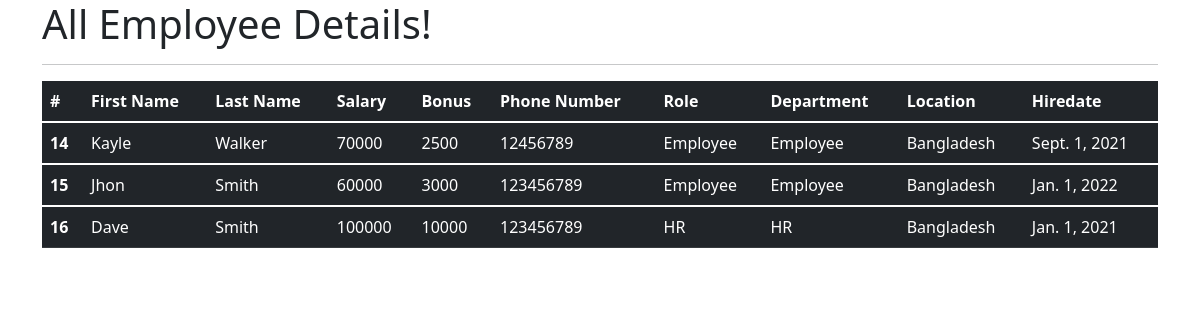
The app's page /all_emp with its own data.
### emp_app/models.py (models this page shows, shortened)
class Employee(models.Model):
    first_name = models.CharField(max_length=100, null=False)
    last_name = models.CharField(max_length=100)
    dept = models.ForeignKey(Department, on_delete=models.CASCADE)
    salary = models.IntegerField(default=0)
    bonus = models.IntegerField(default=0)
    role = models.ForeignKey(Role, on_delete=models.CASCADE)
    phone = models.IntegerField(default=0)
    hire_date = models.DateField()
    def __str__(self):
        return "%s %s %s" %(self.first_name, self.last_name, self.dept)

class Role(models.Model):
    name = models.CharField(max_length=100, null=False)

class Department(models.Model):
    name = models.CharField(max_length=100,null=False)
    location = models.CharField(max_length=100)
    def __str__(self):
        return self.name

### emp_app/views.py (the view)
# urls.py: path('all_emp', views.all_emp, name='all_emp'),
def all_emp(request):
    emps = Employee.objects.all()
    context = {
        'emps': emps
    }
    print(context)
    return render(request, 'view_all_emp.html', context)

### emp_app/templates/view_all_emp.html (shortened to what this page needs)
<!DOCTYPE html>
<html lang="en">
<head>
  <link href="https://cdn.jsdelivr.net/npm/bootstrap@5.1.3/dist/css/bootstrap.min.css" rel="stylesheet">
</head>
  <body>
  <div class="container">
          <h1>All Employee Details!</h1>
      <hr>
     <table class="table table-dark">
  <thead>
    <tr>
      <th scope="col">#</th>
      <th scope="col">First Name</th>
      <th scope="col">Last Name</th>
      <th scope="col">Salary</th>
      <th scope="col">Bonus</th>
      <th scope="col">Phone Number</th>
      <th scope="col">Role</th>
      <th scope="col">Department</th>
      <th scope="col">Location</th>
      <th scope="col">Hiredate</th>
    </tr>
  </thead>
         {% for emp in emps %}
  <tbody>
    <tr>
      <th scope="row">{{emp.id}}</th>
      <td>{{emp.first_name}}</td>
      <td>{{emp.last_name}}</td>
      <td>{{emp.salary}}</td>
      <td>{{emp.bonus}}</td>
      <td>{{emp.phone}}</td>
      <td>{{emp.role.name}}</td>
      <td>{{emp.dept.name}}</td>
      <td>{{emp.dept.location}}</td>
      <td>{{emp.hire_date}}</td>
    </tr>
  </tbody>
         {% endfor %}
</table>
  </div>
  </body>
</html>

### records on screen
Employee: id "14", first_name "Kayle", last_name "Walker", salary "70000", bonus "2500", phone "12456789", role.name "Employee", dept.name "Employee", dept.location "Bangladesh", hire_date "Sept. 1, 2021"
Employee: id "15", first_name "Jhon", last_name "Smith", salary "60000", bonus "3000", phone "123456789", role.name "Employee", dept.name "Employee", dept.location "Bangladesh", hire_date "Jan. 1, 2022"
Employee: id "16", first_name "Dave", last_name "Smith", salary "100000", bonus "10000", phone "123456789", role.name "HR", dept.name "HR", dept.location "Bangladesh", hire_date "Jan. 1, 2021"
